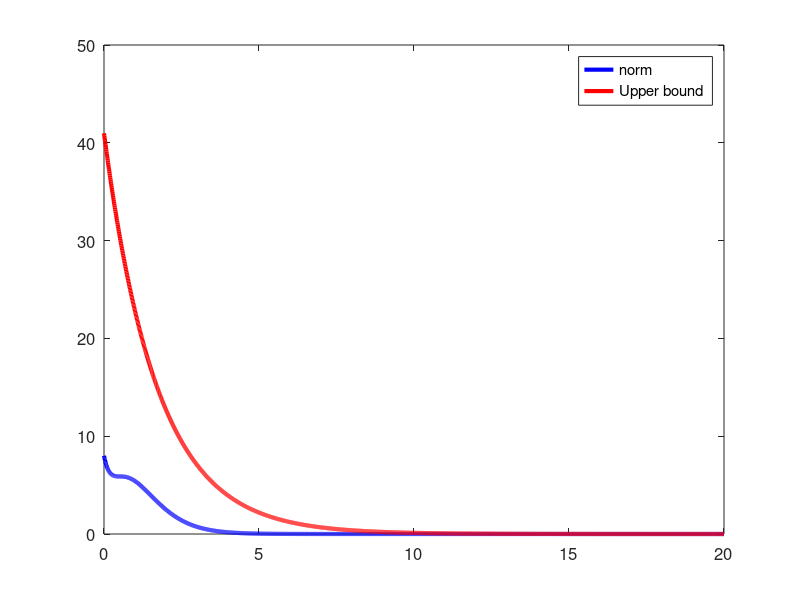

Here is the MATLAB script that generated this plot:
function S02_L03_Convergence
    % Initialize variables
    x0 = [-2; -2];
    t = 0:.01:20;
    
    % Define the matrices
    A = [0 1; -1 -2];
    Q = diag([1, 1]);
    P = lyap(A', Q);
    
    % Get the convergence rate
    lam_Q_min = min(eig(Q));
    lam_P_max = max(eig(P));
    lam_P_min = min(eig(P));
    rate = lam_Q_min / lam_P_max
    v0 = x0'*P*x0;
    
    % Simulate forward in time
    [tvec xvec] = ode45(@(t, x) f(t, x, A), t, x0);
    xvec = xvec';
    
    % Calculate norm and upper bound
    norm_vec = zeros(size(t));
    upper_vec = zeros(size(t));
    for k = 1:length(t)
        norm_vec(k) = norm(xvec(:,k))^2;
        upper_vec(k) = 1/lam_P_min * exp(-rate*tvec(k))*v0;
    end
    
    % Plot the result
    figure;
    plot(tvec, norm_vec, 'b', 'linewidth', 3); hold on;
    plot(tvec, upper_vec, 'r', 'linewidth', 3);
    legend('norm', 'Upper bound');
    set(gca, 'fontsize', 12);    
end

function xdot = f(t,x, A)    
    xdot = A*x;
end